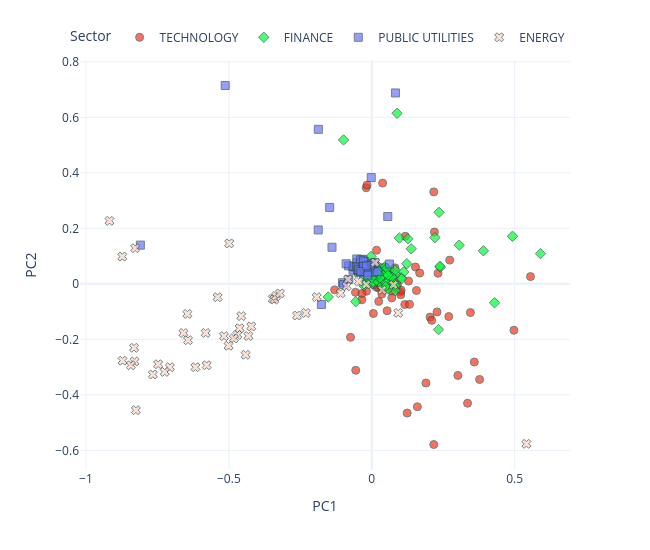

Source (notebook cell):
### Code cell
from stock_embeddings.plotting import pca_plot_from_embeddings

pca_plot_from_embeddings(
    embedding_matrix=embeddings.weight.detach().numpy(),
    sectors=data.sectors,
    tickers=data.tickers,
    industries=data.industries,
    names=data.names,
    dimensions=2,
    reduced=True,
    method="PCA",
    return_df=False,
    rand_state=None,
)

### Figure 1 — Plotly figure (JSON) as saved in the notebook; plotly's stock layout.template omitted (floating-point values rounded to 4 significant figures; data arrays with more than 128 entries replaced by an {"elided": "..."} marker saying what was removed)
{"data": [{"customdata": {"elided": "67x3 str values"}, "hovertemplate": "<b>%{hovertext}</b><br><br>Sector=%{customdata[1]}<br>PC1=%{x}<br>PC2=%{y}<br>ticker=%{customdata[0]}<br>industry=%{customdata[2]}<extra></extra>", "hovertext": ["COMPUTER MANUFACTURING", "EDP SERVICES", "COMPUTER SOFTWARE: PREPACKAGED SOFTWARE", "SEMICONDUCTORS", "EDP SERVICES", "COMPUTER SOFTWARE: PREPACKAGED SOFTWARE", "EDP SERVICES", "SEMICONDUCTORS", "COMPUTER SOFTWARE: PREPACKAGED SOFTWARE", "ELECTRICAL PRODUCTS", "COMPUTER SOFTWARE: PREPACKAGED SOFTWARE", "EDP SERVICES", "COMPUTER SOFTWARE: PREPACKAGED SOFTWARE", "EDP SERVICES", "EDP SERVICES", "RADIO AND TELEVISION BROADCASTING AND COMMUNICATIONS EQUIPMENT", "SEMICONDUCTORS", "COMPUTER COMMUNICATIONS EQUIPMENT", "ELECTRICAL PRODUCTS", "INDUSTRIAL MACHINERY/COMPONENTS", "SEMICONDUCTORS", "COMPUTER COMMUNICATIONS EQUIPMENT", "SEMICONDUCTORS", "INDUSTRIAL MACHINERY/COMPONENTS", "COMPUTER SOFTWARE: PREPACKAGED SOFTWARE", "RADIO AND TELEVISION BROADCASTING AND COMMUNICATIONS EQUIPMENT", "INDUSTRIAL MACHINERY/COMPONENTS", "EDP SERVICES", "COMPUTER MANUFACTURING", "COMPUTER MANUFACTURING", "SEMICONDUCTORS", "SEMICONDUCTORS", "ADVERTISING", "INDUSTRIAL MACHINERY/COMPONENTS", "EDP SERVICES", "PROFESSIONAL SERVICES", "SEMICONDUCTORS", "INDUSTRIAL MACHINERY/COMPONENTS", "SEMICONDUCTORS", "PROFESSIONAL SERVICES", "COMPUTER SOFTWARE: PREPACKAGED SOFTWARE", "RADIO AND TELEVISION BROADCASTING AND COMMUNICATIONS EQUIPMENT", "SEMICONDUCTORS", "SEMICONDUCTORS", "ADVERTISING", "COMPUTER SOFTWARE: PREPACKAGED SOFTWARE", "ELECTRICAL PRODUCTS", "SEMICONDUCTORS", "ELECTRICAL PRODUCTS", "INDUSTRIAL MACHINERY/COMPONENTS", "COMPUTER SOFTWARE: PREPACKAGED SOFTWARE", "EDP SERVICES", "SEMICONDUCTORS", "SEMICONDUCTORS", "INDUSTRIAL MACHINERY/COMPONENTS", "SEMICONDUCTORS", "INDUSTRIAL MACHINERY/COMPONENTS", "COMPUTER SOFTWARE: PREPACKAGED SOFTWARE", "RETAIL: COMPUTER SOFTWARE & PERIPHERAL EQUIPMENT", "SEMICONDUCTORS", "COMPUTER SOFTWARE: PREPACKAGED SOFTWARE", "EDP SERVICES", "ELECTRONIC COMPONENTS", "ADVERTISING", "SEMICONDUCTORS", "COMPUTER PERIPHERAL EQUIPMENT", "EDP SERVICES"], "legendgroup": "TECHNOLOGY", "marker": {"color": "#FD3216", "line": {"color": "DarkSlateGrey", "width": 1}, "opacity": 0.7, "size": 8, "symbol": "circle"}, "mode": "markers", "name": "TECHNOLOGY", "orientation": "v", "showlegend": true, "type": "scatter", "x": [0.005511, 0.1003, 0.153, 0.06828, 0.005453, 0.0537, 0.4972, 0.08937, 0.5552, 0.1013, 0.05979, 0.01671, 0.07004, -0.01962, -0.13, 0.2192, 0.117, 0.08197, 0.2038, -0.01857, 0.3451, 0.1562, 0.1595, 0.02371, -0.0571, 0.2693, -0.03474, 0.006486, 0.1676, -0.01283, 0.1239, 0.03532, 0.03732, 0.02022, 0.01509, 0.1027, 0.3586, 0.1153, 0.3351, 0.02417, 0.008398, 0.08121, 0.3772, 0.04921, 0.009975, 0.01557, 0.1285, 0.3012, 0.1894, -0.03448, 0.2169, 0.2282, -0.01666, 0.132, -0.07442, 0.2318, 0.06999, 0.04512, 0.03187, 0.03973, 0.2168, 0.2097, -0.0561, 0.006304, 0.08473, 0.2727, 0.03791], "xaxis": "x", "y": [-0.1067, -0.02954, 0.06055, -0.004991, 0.04416, -0.09713, -0.1671, -0.003516, 0.02606, -0.03975, 0.02741, 0.121, -0.02604, 0.3462, -0.02155, 0.1867, 0.1715, 0.0224, -0.1199, -0.02657, -0.1036, -0.02407, -0.4432, -0.01533, -0.03036, -0.1178, -0.05765, 0.04109, 0.03893, 0.01841, -0.4657, -0.03699, -0.01248, 0.01886, 0.04383, -0.02271, -0.2819, -0.07457, -0.4302, -0.0633, 0.02109, 0.05763, -0.3447, -0.01064, 0.01331, -0.01149, 0.01008, -0.3301, -0.3575, -0.03466, -0.5789, -0.1012, 0.3557, -0.07385, -0.1926, 0.03816, -0.05072, 0.06013, -0.009774, 2.479e-05, 0.3314, -0.1315, -0.3115, -0.003143, -0.01331, 0.08551, 0.3631], "yaxis": "y"}, {"customdata": {"elided": "93x3 str values"}, "hovertemplate": "<b>%{hovertext}</b><br><br>Sector=%{customdata[1]}<br>PC1=%{x}<br>PC2=%{y}<br>ticker=%{customdata[0]}<br>industry=%{customdata[2]}<extra></extra>", "hovertext": ["INVESTMENT MANAGERS", "DIVERSIFIED COMMERCIAL SERVICES", "LIFE INSURANCE", "PROPERTY-CASUALTY INSURERS", "ACCIDENT &HEALTH INSURANCE", "PROPERTY-CASUALTY INSURERS", "SPECIALTY INSURERS", "SPECIALTY INSURERS", "MAJOR BANKS", "FINANCE: CONSUMER SERVICES", "MAJOR BANKS", "MAJOR BANKS", "COMMERCIAL BANKS", "COMMERCIAL BANKS", "INVESTMENT MANAGERS", "MAJOR BANKS", "MAJOR BANKS", "MAJOR BANKS", "SPECIALTY INSURERS", "MAJOR BANKS", "MAJOR BANKS", "PROPERTY-CASUALTY INSURERS", "MAJOR BANKS", "MAJOR BANKS", "LIFE INSURANCE", "PROPERTY-CASUALTY INSURERS", "MAJOR BANKS", "PROPERTY-CASUALTY INSURERS", "MAJOR BANKS", "FINANCE: CONSUMER SERVICES", "FINANCE: CONSUMER SERVICES", "INVESTMENT MANAGERS", "MAJOR BANKS", "MAJOR BANKS", "MAJOR BANKS", "MAJOR BANKS", "MAJOR BANKS", "MAJOR BANKS", "MAJOR BANKS", "MAJOR BANKS", "MAJOR BANKS", "MAJOR BANKS", "MAJOR BANKS", "PROPERTY-CASUALTY INSURERS", "PROPERTY-CASUALTY INSURERS", "INVESTMENT MANAGERS", "LIFE INSURANCE", "PROPERTY-CASUALTY INSURERS", "PROPERTY-CASUALTY INSURERS", "PROPERTY-CASUALTY INSURERS", "SPECIALTY INSURERS", "MAJOR BANKS", "MAJOR BANKS", "MAJOR BANKS", "MAJOR BANKS", "PROPERTY-CASUALTY INSURERS", "SAVINGS INSTITUTIONS", "PROPERTY-CASUALTY INSURERS", "MAJOR BANKS", "MAJOR BANKS", "INVESTMENT BANKERS/BROKERS/SERVICE", "PROPERTY-CASUALTY INSURERS", "DIVERSIFIED COMMERCIAL SERVICES", "INVESTMENT BANKERS/BROKERS/SERVICE", "INVESTMENT BANKERS/BROKERS/SERVICE", "FINANCE/INVESTORS SERVICES", "PROPERTY-CASUALTY INSURERS", "MAJOR BANKS", "FINANCE: CONSUMER SERVICES", "MAJOR BANKS", "FINANCE: CONSUMER SERVICES", "MAJOR BANKS", "MAJOR BANKS", "MAJOR BANKS", "MAJOR BANKS", "LIFE INSURANCE", "MAJOR BANKS", "INVESTMENT BANKERS/BROKERS/SERVICE", "MAJOR BANKS", "PROPERTY-CASUALTY INSURERS", "MAJOR BANKS", "MAJOR BANKS", "ACCIDENT &HEALTH INSURANCE", "MAJOR BANKS", "MAJOR BANKS", "MAJOR BANKS", "MAJOR BANKS", "MAJOR BANKS", "MAJOR BANKS", "PROPERTY-CASUALTY INSURERS", "MAJOR BANKS", "MAJOR BANKS", "MAJOR BANKS"], "legendgroup": "FINANCE", "marker": {"color": "#00FE35", "line": {"color": "DarkSlateGrey", "width": 1}, "opacity": 0.7, "size": 8, "symbol": "diamond"}, "mode": "markers", "name": "FINANCE", "orientation": "v", "showlegend": true, "type": "scatter", "x": [-0.02716, 0.08004, 0.02535, 0.01726, -0.001044, 0.2397, -0.01274, -0.0308, 0.06447, 0.0412, 0.2381, 0.05373, -0.1524, 0.08348, 0.0006912, 0.01309, 0.05403, 0.5903, -0.002551, 0.02962, 0.1022, 0.01427, 0.02643, 0.02312, 0.08838, 0.00799, 0.05246, 0.002593, 0.04724, 0.005682, -0.001243, 0.03441, 0.4922, 0.02465, 0.3905, 0.0964, 0.08247, -0.002788, 0.0417, 0.2209, 0.05939, 0.05439, 0.06161, -0.0561, -0.02648, 0.08221, 0.06119, 0.2352, -0.00403, 0.008217, -0.09884, 0.02317, 0.03245, 0.4295, 0.04063, 0.0224, -0.01177, -0.01367, 0.04623, 0.1116, 0.02851, 0.0008017, 0.05155, 0.1045, 0.07007, 0.1262, 0.03033, 0.05645, 0.2333, 0.3058, 0.01631, 0.04501, 0.08151, 0.04082, 0.03869, 0.02186, 0.05178, 0.04533, 0.02465, 0.02248, 0.05264, 0.03391, 0.04876, -0.0002703, 0.02351, 0.03981, 0.02382, 0.05578, 0.02798, 0.007336, 0.138, 0.0231, 0.1226], "xaxis": "x", "y": [-0.006909, 0.001366, 0.02535, 0.04429, 0.02749, 0.05988, 0.05754, 0.05227, 0.03336, 0.03517, 0.06362, 0.04302, -0.04723, -0.006563, 0.007907, 0.0368, 0.0377, 0.1088, 0.008597, 0.04132, 0.02343, 0.03552, 0.05893, 0.03923, 0.6147, 0.04433, 0.05159, 0.0008511, 0.01959, 0.006106, 0.05025, -0.003309, 0.1714, 0.04179, 0.119, 0.1651, 0.03441, 0.09882, 0.03772, 0.1668, 0.02668, 0.006861, 0.04164, -0.06418, 0.02437, -0.02456, 0.0261, 0.2575, 0.0347, 0.02749, 0.5187, 0.03424, 0.05486, -0.06806, 0.04028, 0.04909, 0.02077, 0.05419, 0.0406, 0.04299, 0.003416, 0.0423, 0.03603, 0.01844, 0.02436, 0.1624, 0.03358, -0.01872, -0.1649, 0.1394, 0.01305, 0.06015, 0.04946, 0.0302, 0.01049, 0.05407, 0.03914, 0.009402, 0.03187, 0.04033, 0.0563, 0.02113, -0.009647, 0.02155, 0.04763, 0.03036, 0.03174, 0.03124, 0.02164, 0.03136, 0.1262, 0.03617, 0.07253], "yaxis": "y"}, {"customdata": {"elided": "57x3 str values"}, "hovertemplate": "<b>%{hovertext}</b><br><br>Sector=%{customdata[1]}<br>PC1=%{x}<br>PC2=%{y}<br>ticker=%{customdata[0]}<br>industry=%{customdata[2]}<extra></extra>", "hovertext": ["ELECTRIC UTILITIES: CENTRAL", "POWER GENERATION", "OIL/GAS TRANSMISSION", "POWER GENERATION", "WATER SUPPLY", "TELECOMMUNICATIONS EQUIPMENT", "ELECTRIC UTILITIES: CENTRAL", "TELECOMMUNICATIONS EQUIPMENT", "TELECOMMUNICATIONS EQUIPMENT", "POWER GENERATION", "ELECTRIC UTILITIES: CENTRAL", "TELECOMMUNICATIONS EQUIPMENT", "WATER SUPPLY", "ELECTRIC UTILITIES: CENTRAL", "ELECTRIC UTILITIES: CENTRAL", "POWER GENERATION", "POWER GENERATION", "ELECTRIC UTILITIES: CENTRAL", "ELECTRIC UTILITIES: CENTRAL", "ELECTRIC UTILITIES: CENTRAL", "POWER GENERATION", "TELECOMMUNICATIONS EQUIPMENT", "ELECTRIC UTILITIES: CENTRAL", "ELECTRIC UTILITIES: CENTRAL", "POWER GENERATION", "ELECTRIC UTILITIES: CENTRAL", "OIL/GAS TRANSMISSION", "POWER GENERATION", "OIL/GAS TRANSMISSION", "OIL/GAS TRANSMISSION", "ELECTRIC UTILITIES: CENTRAL", "OIL & GAS PRODUCTION", "ELECTRIC UTILITIES: CENTRAL", "POWER GENERATION", "POWER GENERATION", "TELECOMMUNICATIONS EQUIPMENT", "ELECTRIC UTILITIES: CENTRAL", "ELECTRIC UTILITIES: CENTRAL", "ELECTRIC UTILITIES: CENTRAL", "TELECOMMUNICATIONS EQUIPMENT", "POWER GENERATION", "OIL/GAS TRANSMISSION", "ELECTRIC UTILITIES: CENTRAL", "OIL/GAS TRANSMISSION", "OIL & GAS PRODUCTION", "TELECOMMUNICATIONS EQUIPMENT", "TELECOMMUNICATIONS EQUIPMENT", "NATURAL GAS DISTRIBUTION", "NATURAL GAS DISTRIBUTION", "TELECOMMUNICATIONS EQUIPMENT", "TELECOMMUNICATIONS EQUIPMENT", "NATURAL GAS DISTRIBUTION", "TELECOMMUNICATIONS EQUIPMENT", "POWER GENERATION", "ENVIRONMENTAL SERVICES", "NATURAL GAS DISTRIBUTION", "WATER SUPPLY"], "legendgroup": "PUBLIC UTILITIES", "marker": {"color": "#6A76FC", "line": {"color": "DarkSlateGrey", "width": 1}, "opacity": 0.7, "size": 8, "symbol": "square"}, "mode": "markers", "name": "PUBLIC UTILITIES", "orientation": "v", "showlegend": true, "type": "scatter", "x": [-0.0286, 0.08302, -0.004358, -0.00198, 0.007191, 0.006899, -0.04579, -0.1025, 0.06153, -0.03164, -0.5129, -0.0475, 0.01898, -0.05108, -0.03457, -0.05752, -0.01948, -0.1874, -0.04143, -0.0496, -0.06559, -0.187, -0.003557, -0.03194, -0.06623, -0.08125, -0.09863, -0.03075, -0.02491, -0.04127, -0.1392, -0.1763, 0.01037, -0.1474, -0.08972, -0.04836, -0.02251, -0.05252, -0.04819, 0.0559, -0.03897, -0.02496, -0.03627, -0.004359, -0.0292, -0.02162, -0.08033, -0.04603, -0.03163, -0.02477, -0.02633, -0.02918, -0.01402, -0.03886, -0.0145, -0.8097, -0.01929], "xaxis": "x", "y": [0.05462, 0.6878, 0.06115, 0.3829, 0.04033, 0.07339, 0.04126, 0.004008, 0.07123, 0.05289, 0.7147, 0.05396, 0.04425, 0.07744, 0.05753, 0.05831, 0.04652, 0.1941, 0.07122, 0.04933, 0.04931, 0.5567, 0.07177, 0.08836, 0.0619, 0.06478, -0.00263, 0.0628, 0.08013, 0.05798, 0.1318, -0.07423, 0.07693, 0.2753, 0.07228, 0.04731, 0.06094, 0.08953, 0.06255, 0.2424, 0.08648, 0.04452, 0.04495, 0.06712, 0.08273, 0.0429, 0.01601, 0.05118, 0.06163, 0.0549, 0.05641, 0.06356, 0.04207, 0.04442, 0.03129, 0.1395, 0.06465], "yaxis": "y"}, {"customdata": {"elided": "46x3 str values"}, "hovertemplate": "<b>%{hovertext}</b><br><br>Sector=%{customdata[1]}<br>PC1=%{x}<br>PC2=%{y}<br>ticker=%{customdata[0]}<br>industry=%{customdata[2]}<extra></extra>", "hovertext": ["INTEGRATED OIL COMPANIES", "OIL & GAS PRODUCTION", "OIL & GAS PRODUCTION", "INDUSTRIAL MACHINERY/COMPONENTS", "INDUSTRIAL MACHINERY/COMPONENTS", "METAL FABRICATIONS", "INTEGRATED OIL COMPANIES", "NATURAL GAS DISTRIBUTION", "INTEGRATED OIL COMPANIES", "INDUSTRIAL MACHINERY/COMPONENTS", "OIL & GAS PRODUCTION", "INTEGRATED OIL COMPANIES", "OIL & GAS PRODUCTION", "INTEGRATED OIL COMPANIES", "OIL & GAS PRODUCTION", "OIL & GAS PRODUCTION", "CONSUMER ELECTRONICS/APPLIANCES", "OIL & GAS PRODUCTION", "OIL & GAS PRODUCTION", "OIL & GAS PRODUCTION", "CONSUMER ELECTRONICS/APPLIANCES", "OILFIELD SERVICES/EQUIPMENT", "INTEGRATED OIL COMPANIES", "OIL & GAS PRODUCTION", "OIL REFINING/MARKETING", "ELECTRIC UTILITIES: CENTRAL", "OIL & GAS PRODUCTION", "OIL & GAS PRODUCTION", "OIL & GAS PRODUCTION", "OIL & GAS PRODUCTION", "OIL & GAS PRODUCTION", "OILFIELD SERVICES/EQUIPMENT", "OIL & GAS PRODUCTION", "CONSUMER ELECTRONICS/APPLIANCES", "OIL & GAS PRODUCTION", "OIL & GAS PRODUCTION", "OIL & GAS PRODUCTION", "OIL & GAS PRODUCTION", "OILFIELD SERVICES/EQUIPMENT", "OIL & GAS PRODUCTION", "OIL & GAS PRODUCTION", "OIL & GAS PRODUCTION", "OIL & GAS PRODUCTION", "INTEGRATED OIL COMPANIES", "METAL FABRICATIONS", "INTEGRATED OIL COMPANIES"], "legendgroup": "ENERGY", "marker": {"color": "#FED4C4", "line": {"color": "DarkSlateGrey", "width": 1}, "opacity": 0.7, "size": 8, "symbol": "x"}, "mode": "markers", "name": "ENERGY", "orientation": "v", "showlegend": true, "type": "scatter", "x": [-0.6169, -0.4216, -0.4703, 0.5409, 0.0758, -0.4414, -0.1928, -0.08335, -0.9177, 0.09241, -0.8279, -0.2306, -0.4988, -0.109, -0.5812, -0.3465, -0.04556, -0.517, -0.3407, -0.8721, -0.01912, -0.5776, -0.4826, -0.7063, -0.5394, 0.01151, -0.7247, -0.4317, -0.4627, -0.8301, -0.8427, -0.6589, -0.2615, 0.03626, -0.645, -0.7475, -0.335, -0.3211, -0.5011, -0.4567, -0.873, -0.6431, -0.8318, -0.766, -0.8255, -0.08808], "xaxis": "x", "y": [-0.3004, -0.1534, -0.1838, -0.5765, -0.003506, -0.2558, -0.04809, 0.0161, 0.227, -0.1048, 0.1284, -0.105, 0.1457, -0.03381, -0.177, -0.05375, 0.00866, -0.1885, -0.05621, -0.2771, -0.002064, -0.2935, -0.1967, -0.3004, -0.04841, 0.07696, -0.3174, -0.1878, -0.1602, -0.2798, -0.2934, -0.1771, -0.1141, -0.02197, -0.1084, -0.2897, -0.04397, -0.03456, -0.2231, -0.1163, 0.09822, -0.2031, -0.2305, -0.3267, -0.4553, -0.008677], "yaxis": "y"}], "layout": {"height": 550, "legend": {"orientation": "h", "title": {"text": "Sector"}, "tracegroupgap": 0, "x": 1, "xanchor": "right", "y": 1.02, "yanchor": "bottom"}, "margin": {"t": 60}, "width": 650, "xaxis": {"anchor": "y", "domain": [0.0, 1.0], "title": {"text": "PC1"}}, "yaxis": {"anchor": "x", "domain": [0.0, 1.0], "title": {"text": "PC2"}}}}
